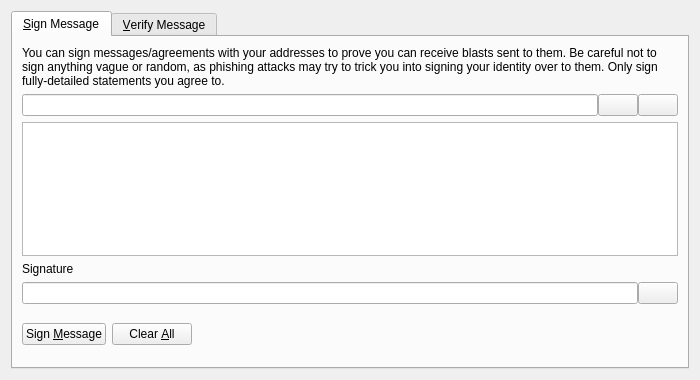
<?xml version="1.0" encoding="UTF-8"?>
<ui version="4.0">
 <class>SignVerifyMessageDialog</class>
 <widget class="QDialog" name="SignVerifyMessageDialog">
  <property name="geometry">
   <rect>
    <x>0</x>
    <y>0</y>
    <width>700</width>
    <height>380</height>
   </rect>
  </property>
  <property name="windowTitle">
   <string>Signatures - Sign / Verify a Message</string>
  </property>
  <property name="modal">
   <bool>true</bool>
  </property>
  <layout class="QVBoxLayout" name="verticalLayout">
   <item>
    <widget class="QTabWidget" name="tabWidget">
     <property name="currentIndex">
      <number>0</number>
     </property>
     <widget class="QWidget" name="tabSignMessage">
      <attribute name="title">
       <string>&amp;Sign Message</string>
      </attribute>
      <layout class="QVBoxLayout" name="verticalLayout_SM">
       <item>
        <widget class="QLabel" name="infoLabel_SM">
         <property name="text">
          <string>You can sign messages/agreements with your addresses to prove you can receive blasts sent to them. Be careful not to sign anything vague or random, as phishing attacks may try to trick you into signing your identity over to them. Only sign fully-detailed statements you agree to.</string>
         </property>
         <property name="textFormat">
          <enum>Qt::PlainText</enum>
         </property>
         <property name="wordWrap">
          <bool>true</bool>
         </property>
        </widget>
       </item>
       <item>
        <layout class="QHBoxLayout" name="horizontalLayout_1_SM">
         <property name="spacing">
          <number>0</number>
         </property>
         <item>
          <widget class="QValidatedLineEdit" name="addressIn_SM">
           <property name="toolTip">
            <string>The BLAST address to sign the message with</string>
           </property>
          </widget>
         </item>
         <item>
          <widget class="QPushButton" name="addressBookButton_SM">
           <property name="toolTip">
            <string>Choose previously used address</string>
           </property>
           <property name="text">
            <string/>
           </property>
           <property name="icon">
            <iconset resource="../bitcoin.qrc">
             <normaloff>:/icons/address-book</normaloff>:/icons/address-book</iconset>
           </property>
           <property name="shortcut">
            <string>Alt+A</string>
           </property>
           <property name="autoDefault">
            <bool>false</bool>
           </property>
          </widget>
         </item>
         <item>
          <widget class="QPushButton" name="pasteButton_SM">
           <property name="toolTip">
            <string>Paste address from clipboard</string>
           </property>
           <property name="text">
            <string/>
           </property>
           <property name="icon">
            <iconset resource="../bitcoin.qrc">
             <normaloff>:/icons/editpaste</normaloff>:/icons/editpaste</iconset>
           </property>
           <property name="shortcut">
            <string>Alt+P</string>
           </property>
           <property name="autoDefault">
            <bool>false</bool>
           </property>
          </widget>
         </item>
        </layout>
       </item>
       <item>
        <widget class="QPlainTextEdit" name="messageIn_SM">
         <property name="toolTip">
          <string>Enter the message you want to sign here</string>
         </property>
        </widget>
       </item>
       <item>
        <widget class="QLabel" name="signatureLabel_SM">
         <property name="text">
          <string>Signature</string>
         </property>
         <property name="textFormat">
          <enum>Qt::PlainText</enum>
         </property>
        </widget>
       </item>
       <item>
        <layout class="QHBoxLayout" name="horizontalLayout_2_SM">
         <property name="spacing">
          <number>0</number>
         </property>
         <item>
          <widget class="QLineEdit" name="signatureOut_SM">
           <property name="font">
            <font>
             <italic>true</italic>
            </font>
           </property>
           <property name="readOnly">
            <bool>true</bool>
           </property>
          </widget>
         </item>
         <item>
          <widget class="QPushButton" name="copySignatureButton_SM">
           <property name="toolTip">
            <string>Copy the current signature to the system clipboard</string>
           </property>
           <property name="text">
            <string/>
           </property>
           <property name="icon">
            <iconset resource="../bitcoin.qrc">
             <normaloff>:/icons/editcopy</normaloff>:/icons/editcopy</iconset>
           </property>
           <property name="autoDefault">
            <bool>false</bool>
           </property>
          </widget>
         </item>
        </layout>
       </item>
       <item>
        <layout class="QHBoxLayout" name="horizontalLayout_3_SM">
         <item>
          <widget class="QPushButton" name="signMessageButton_SM">
           <property name="toolTip">
            <string>Sign the message to prove you own this BLAST address</string>
           </property>
           <property name="text">
            <string>Sign &amp;Message</string>
           </property>
           <property name="icon">
            <iconset resource="../bitcoin.qrc">
             <normaloff>:/icons/edit</normaloff>:/icons/edit</iconset>
           </property>
           <property name="autoDefault">
            <bool>false</bool>
           </property>
          </widget>
         </item>
         <item>
          <widget class="QPushButton" name="clearButton_SM">
           <property name="toolTip">
            <string>Reset all sign message fields</string>
           </property>
           <property name="text">
            <string>Clear &amp;All</string>
           </property>
           <property name="icon">
            <iconset resource="../bitcoin.qrc">
             <normaloff>:/icons/remove</normaloff>:/icons/remove</iconset>
           </property>
           <property name="autoDefault">
            <bool>false</bool>
           </property>
          </widget>
         </item>
         <item>
          <spacer name="horizontalSpacer_1_SM">
           <property name="orientation">
            <enum>Qt::Horizontal</enum>
           </property>
           <property name="sizeHint" stdset="0">
            <size>
             <width>40</width>
             <height>48</height>
            </size>
           </property>
          </spacer>
         </item>
         <item>
          <widget class="QLabel" name="statusLabel_SM">
           <property name="font">
            <font>
             <weight>75</weight>
             <bold>true</bold>
            </font>
           </property>
           <property name="text">
            <string/>
           </property>
           <property name="wordWrap">
            <bool>true</bool>
           </property>
          </widget>
         </item>
         <item>
          <spacer name="horizontalSpacer_2_SM">
           <property name="orientation">
            <enum>Qt::Horizontal</enum>
           </property>
           <property name="sizeHint" stdset="0">
            <size>
             <width>40</width>
             <height>48</height>
            </size>
           </property>
          </spacer>
         </item>
        </layout>
       </item>
      </layout>
     </widget>
     <widget class="QWidget" name="tabVerifyMessage">
      <attribute name="title">
       <string>&amp;Verify Message</string>
      </attribute>
      <layout class="QVBoxLayout" name="verticalLayout_VM">
       <item>
        <widget class="QLabel" name="infoLabel_VM">
         <property name="text">
          <string>Enter the receiver's address, message (ensure you copy line breaks, spaces, tabs, etc. exactly) and signature below to verify the message. Be careful not to read more into the signature than what is in the signed message itself, to avoid being tricked by a man-in-the-middle attack. Note that this only proves the signing party receives with the address, it cannot prove sendership of any transaction!</string>
         </property>
         <property name="textFormat">
          <enum>Qt::PlainText</enum>
         </property>
         <property name="alignment">
          <set>Qt::AlignLeading|Qt::AlignLeft|Qt::AlignTop</set>
         </property>
         <property name="wordWrap">
          <bool>true</bool>
         </property>
        </widget>
       </item>
       <item>
        <layout class="QHBoxLayout" name="horizontalLayout_1_VM">
         <property name="spacing">
          <number>0</number>
         </property>
         <item>
          <widget class="QValidatedLineEdit" name="addressIn_VM">
           <property name="toolTip">
            <string>The BLAST address the message was signed with</string>
           </property>
          </widget>
         </item>
         <item>
          <widget class="QPushButton" name="addressBookButton_VM">
           <property name="toolTip">
            <string>Choose previously used address</string>
           </property>
           <property name="text">
            <string/>
           </property>
           <property name="icon">
            <iconset resource="../bitcoin.qrc">
             <normaloff>:/icons/address-book</normaloff>:/icons/address-book</iconset>
           </property>
           <property name="shortcut">
            <string>Alt+A</string>
           </property>
           <property name="autoDefault">
            <bool>false</bool>
           </property>
          </widget>
         </item>
        </layout>
       </item>
       <item>
        <widget class="QPlainTextEdit" name="messageIn_VM"/>
       </item>
       <item>
        <widget class="QValidatedLineEdit" name="signatureIn_VM"/>
       </item>
       <item>
        <layout class="QHBoxLayout" name="horizontalLayout_2_VM">
         <item>
          <widget class="QPushButton" name="verifyMessageButton_VM">
           <property name="toolTip">
            <string>Verify the message to ensure it was signed with the specified BLAST address</string>
           </property>
           <property name="text">
            <string>Verify &amp;Message</string>
           </property>
           <property name="icon">
            <iconset resource="../bitcoin.qrc">
             <normaloff>:/icons/transaction_0</normaloff>:/icons/transaction_0</iconset>
           </property>
           <property name="autoDefault">
            <bool>false</bool>
           </property>
          </widget>
         </item>
         <item>
          <widget class="QPushButton" name="clearButton_VM">
           <property name="toolTip">
            <string>Reset all verify message fields</string>
           </property>
           <property name="text">
            <string>Clear &amp;All</string>
           </property>
           <property name="icon">
            <iconset resource="../bitcoin.qrc">
             <normaloff>:/icons/remove</normaloff>:/icons/remove</iconset>
           </property>
           <property name="autoDefault">
            <bool>false</bool>
           </property>
          </widget>
         </item>
         <item>
          <spacer name="horizontalSpacer_1_VM">
           <property name="orientation">
            <enum>Qt::Horizontal</enum>
           </property>
           <property name="sizeHint" stdset="0">
            <size>
             <width>40</width>
             <height>48</height>
            </size>
           </property>
          </spacer>
         </item>
         <item>
          <widget class="QLabel" name="statusLabel_VM">
           <property name="font">
            <font>
             <weight>75</weight>
             <bold>true</bold>
            </font>
           </property>
           <property name="text">
            <string/>
           </property>
           <property name="wordWrap">
            <bool>true</bool>
           </property>
          </widget>
         </item>
         <item>
          <spacer name="horizontalSpacer_2_VM">
           <property name="orientation">
            <enum>Qt::Horizontal</enum>
           </property>
           <property name="sizeHint" stdset="0">
            <size>
             <width>40</width>
             <height>48</height>
            </size>
           </property>
          </spacer>
         </item>
        </layout>
       </item>
      </layout>
     </widget>
    </widget>
   </item>
  </layout>
 </widget>
 <customwidgets>
  <customwidget>
   <class>QValidatedLineEdit</class>
   <extends>QLineEdit</extends>
   <header>qvalidatedlineedit.h</header>
  </customwidget>
 </customwidgets>
 <resources>
  <include location="../bitcoin.qrc"/>
 </resources>
 <connections/>
</ui>
